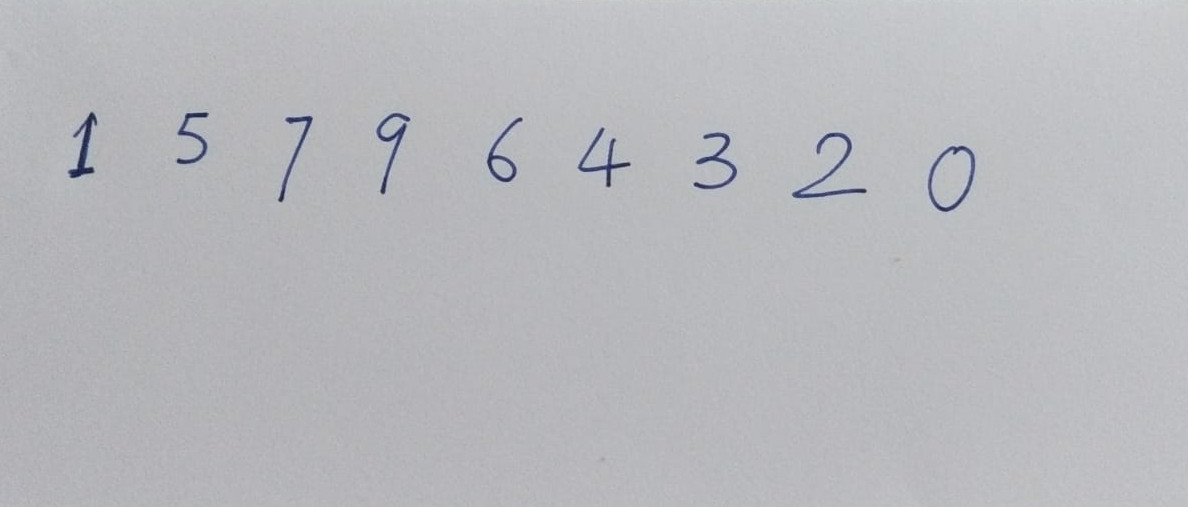
#> input picture  4. Get Started! Handwritting Recognition, Simple Object Classification & OpenCV Demo/images/numbers3.jpg, 1188 x 507 px
$ jupyter execute cv2_copyMakeBorder.ipynb   (shell and % lines are left out)
#> lines starting #> are read from the running program, lines starting #| are printed output that depends on the picture
[cell 1]
import cv2 as cv
import numpy as np
from matplotlib import pyplot as plt


BLUE = [0,0,255]
img1 = cv.imread('images/numbers3.jpg')
#> img1 is the input picture: shape (507, 1188, 3); mean B, G, R 189.1, 184.7, 184.1
# plt.figure(figsize=(8,5))
plt.figure(figsize=(80,50))

# matplotlib 里的是 RGB，而opencv里的图片通道数据是 BGR
b,g,r = cv.split(img1)
img1 = cv.merge((r,g,b))

replicate = cv.copyMakeBorder(img1,100,100,100,100,cv.BORDER_REPLICATE)
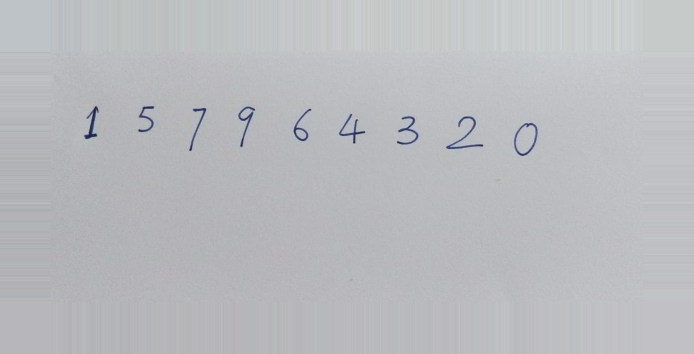
#> replicate: shape (707, 1388, 3) (shown at 1/2 size); mean R, G, B 186.1, 187, 190.9
reflect = cv.copyMakeBorder(img1,100,100,100,100,cv.BORDER_REFLECT)
reflect101 = cv.copyMakeBorder(img1,100,100,100,100,cv.BORDER_REFLECT_101)
wrap = cv.copyMakeBorder(img1,100,100,100,100,cv.BORDER_WRAP)
constant= cv.copyMakeBorder(img1,100,100,100,100,cv.BORDER_CONSTANT,value=BLUE)
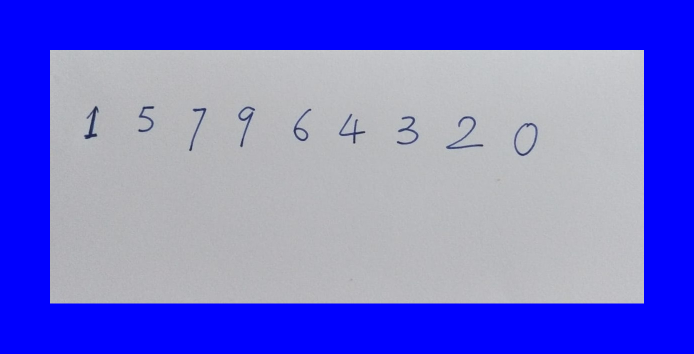
#> constant: shape (707, 1388, 3) (shown at 1/2 size); mean R, G, B 113, 113.4, 214.6

# [6 lines of commented-out code are left out]

plt.subplot(231),plt.imshow(constant,'gray'),plt.title('CONSTANT')


plt.tight_layout()

plt.show()

$ run again, with  4. Get Started! Handwritting Recognition, Simple Object Classification & OpenCV Demo/images/numbers2.jpg copied over  4. Get Started! Handwritting Recognition, Simple Object Classification & OpenCV Demo/images/numbers3.jpg
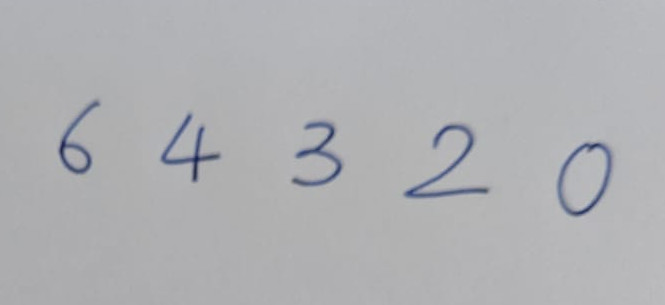
#> input picture  4. Get Started! Handwritting Recognition, Simple Object Classification & OpenCV Demo/images/numbers2.jpg, 665 x 305 px
#> img1 is the input picture: shape (305, 665, 3); mean B, G, R 179.6, 176.6, 175.9
#> `replicate = cv.copyMakeBorder(img1,100,100,100,100,cv.BORDER_REPLICATE)`:
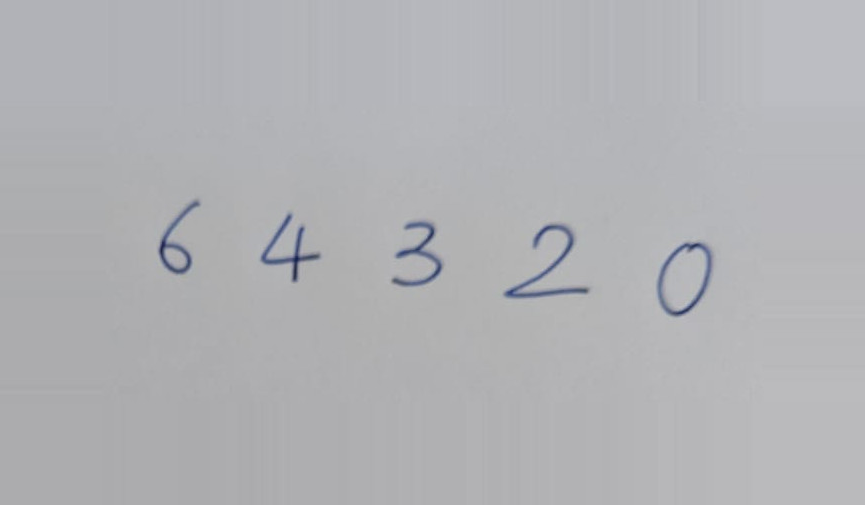
#> replicate: shape (505, 865, 3); mean R, G, B 177.5, 178, 181.1
#> `constant= cv.copyMakeBorder(img1,100,100,100,100,cv.BORDER_CONSTANT,va..`:
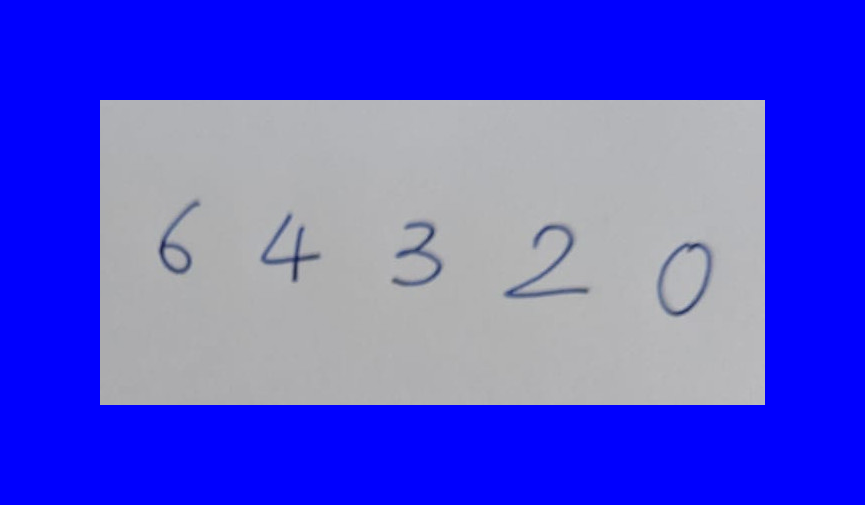
#> constant: shape (505, 865, 3); mean R, G, B 81.7, 82, 220
